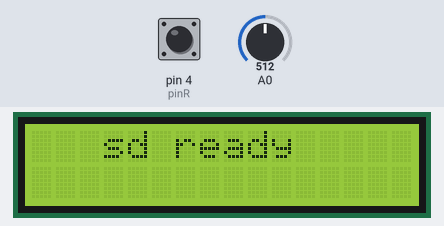
Bench run of a sketch on a simulated Arduino Uno, built with avr-gcc and run on an emulated ATmega328P. Shown: 16×2 character LCD. Inputs (shaded band) come from the test bench; at power-on: pin 4 (pinR) LOW, A0 = 512. Storage starts empty; what the sketch prints to the serial monitor is not drawn.

Above: at 0.1 s.
1.4 s: pin 4 (pinR) pulsed HIGH 2 times (0.12 s each, 0.3 s apart)
At 1.85 s:
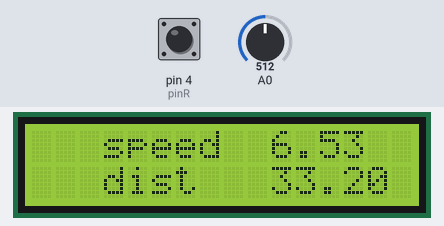
At 2.3 s:
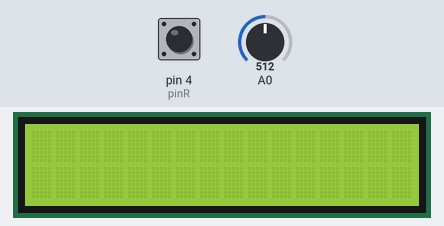
Timing chart, 0 to 4.4 s (numbered marks = the images above; inputs shaded):
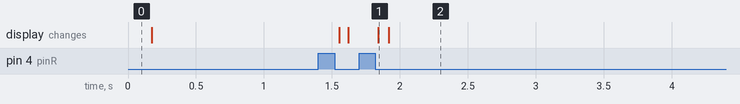

Measured:
- after the input at 1.4 s, the display: first changes after 0.15 s (image 1 shows a later state)

The sketch:

new1.ino
```cpp
//new 1 (not tested)
#include <SD.h>
#include <SPI.h>
#include <Wire.h>
#include <LiquidCrystal_I2C.h>
File sdcard_file;
LiquidCrystal_I2C lcd(0x27,16,2);

int CS_pin = 9; // sd card ss pin
int pinR=4;   //speed sensor
unsigned long duration; //
float AngularSpeed=0;
float speedkmh=0;
float speedms=0;
float WheelRadius= 0.26 ;
float Circum = 16.6;
float Dist=0;
float brake=0;
float voltage=0;
long unsigned int counter=0;


void sd(){
  digitalWrite(9,LOW);
  digitalWrite(10,HIGH);
  }

void setup() {
  Serial.begin(9600);
  lcd.init();
  lcd.clear();
  lcd.backlight();
  pinMode(pinR,INPUT);
  pinMode(CS_pin, OUTPUT);
 pinMode(A0,INPUT);


sd();
   if (SD.begin(CS_pin))
  {
    Serial.println("SD card is ready to use.");
    lcd.clear();
    lcd.setCursor(3,0);
    lcd.print("sd ready");
  } else
  {
    Serial.println("SD card initialization failed");
    lcd.clear();
    lcd.setCursor(3,0);
    lcd.print("sd fail");
  }
 sd();
  sdcard_file = SD.open("data.txt", FILE_WRITE);

  if (sdcard_file) {
    sdcard_file.print(",Time in (ms),Speed,Distance,Brake");
    sdcard_file.println();
    sdcard_file.close();
  }
  else {
    Serial.println("error opening test.txt");
    lcd.clear();
    lcd.setCursor(3,0);
    lcd.print("sd open fail");
  }
}


void loop() {

  lcd.init();
  lcd.backlight();
  lcd.setCursor(0,0);
voltage = analogRead(A0);
  voltage = voltage*(5.0 / 1023.0);
  float brake = (voltage-0.5)*25;
  duration = pulseIn(pinR,HIGH);
  Serial.println(duration);
  if (duration>500){
  AngularSpeed= (0.8377*1000000)/duration;
  speedms=(AngularSpeed*WheelRadius);
  speedkmh=(speedms*3.6);
  counter=counter+1;

  Dist = counter*Circum;

  Serial.print(",");
  Serial.print(millis());
  Serial.print(",");
  Serial.print(speedkmh);
  Serial.print(",");
  Serial.print(Dist);
  Serial.print(",");
  Serial.print(brake);
  Serial.println();

  lcd.setCursor(3,0);
  lcd.print("speed");
  lcd.setCursor(10,0);
  lcd.print(speedkmh);
  lcd.setCursor(3,1);
  lcd.print("dist");
  lcd.setCursor(10,1);
  lcd.print(Dist);


     sd();
     sdcard_file = SD.open("data.txt", FILE_WRITE);
   if (sdcard_file) {
    sdcard_file.print(",");
    sdcard_file.print(millis());
    sdcard_file.print(",");
    sdcard_file.print(speedkmh);
    sdcard_file.print(",");
    sdcard_file.print(Dist);
    sdcard_file.print(",");
    sdcard_file.println(brake);
    sdcard_file.close(); // close the file
  }
  // if the file didn't open, print an error:
  else {
    Serial.println("error opening test.txt");
  }

  }

  else{

  Serial.print(",");
  Serial.print(millis());
  Serial.print(",");
  Serial.print(0);
  Serial.print(",");
  Serial.print(Dist);
  Serial.print(",");
  Serial.print(brake);
  Serial.println();
  sd();
  sdcard_file = SD.open("data.txt", FILE_WRITE);
   if (sdcard_file) {
    sdcard_file.print(",");
    sdcard_file.print(millis());
    sdcard_file.print(",");
    sdcard_file.print("0");
    sdcard_file.print(",");
    sdcard_file.print(Dist);
    sdcard_file.print(",");
    sdcard_file.println(brake);
    sdcard_file.close(); // close the file
  }
  else {
    Serial.println("error opening test.txt");
  }

  }


}
```
